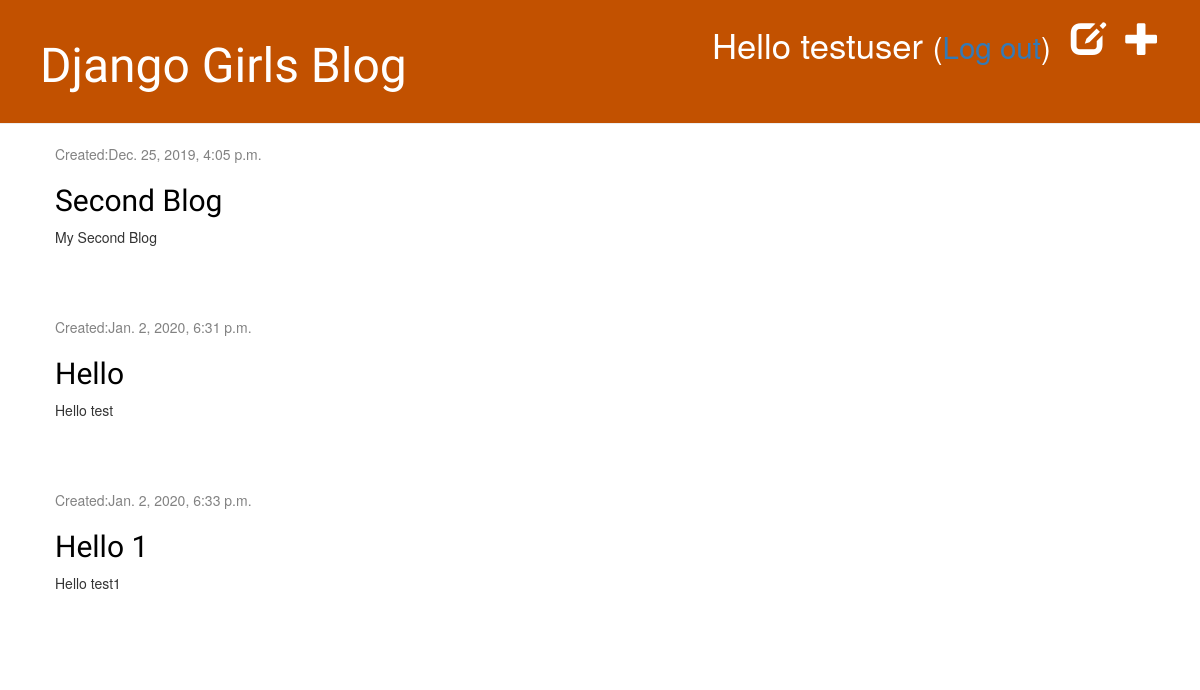
Page /drafts/ (signed in) on the earlier database version.
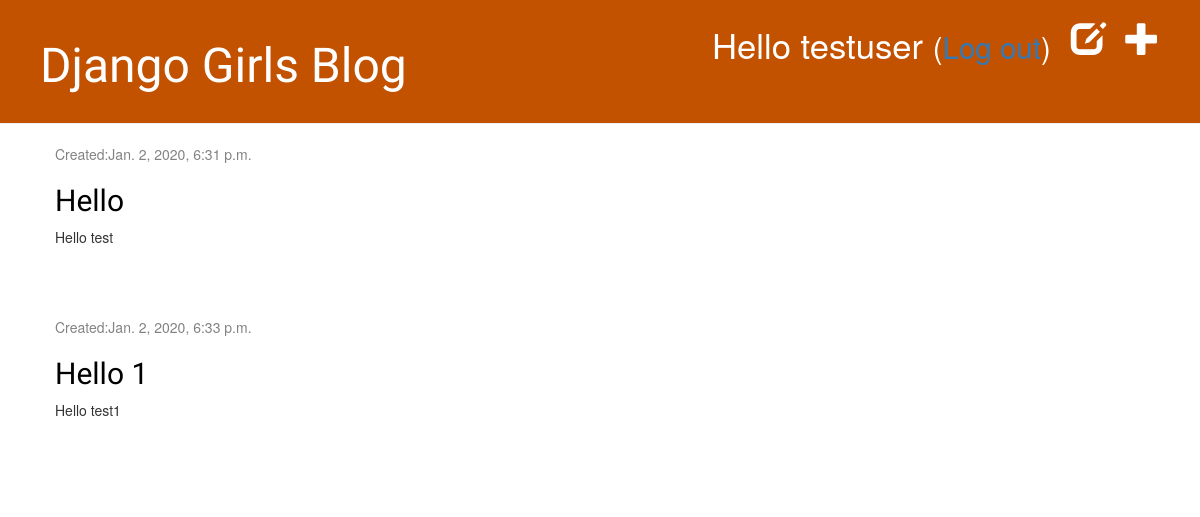
Same page on the later database version.
### blog/models.py (models this page shows, shortened)
class Post(models.Model):
    author = models.ForeignKey(settings.AUTH_USER_MODEL, on_delete=models.CASCADE)
    title = models.CharField(max_length=200)
    text = models.TextField()
    created_date = models.DateTimeField(default=timezone.now)
    published_date = models.DateTimeField(blank=True, null=True)
    def __str__(self):
        return self.title

### blog/views.py (the view)
# urls.py: path('drafts/', views.post_draft_list, name="post_draft_list"),
@login_required
def post_draft_list(request):
    posts = Post.objects.filter(published_date__isnull=True).order_by('created_date')
    print(posts)
    return render(request, 'blog/post_draft_list.html', {'posts':posts})

### blog/templates/blog/post_draft_list.html
{% extends 'blog/base.html' %}
{% block content %}
    {% for post in posts %}
        <div class="post">
            <div class="date">
                Created:{{ post.created_date }}
            </div>
            <h2><a href="{% url 'post_detail' post.pk %}">{{ post.title }}</a></h2>
            <p>{{ post.text|linebreaksbr }}</p>
        </div>
    {% endfor %}
{% endblock content %}

Differences in the rows shown:
no longer on this page (row edited): Post: created_date "Dec. 25, 2019, 4:05 p.m.", title "Second Blog", text "My Second Blog"
